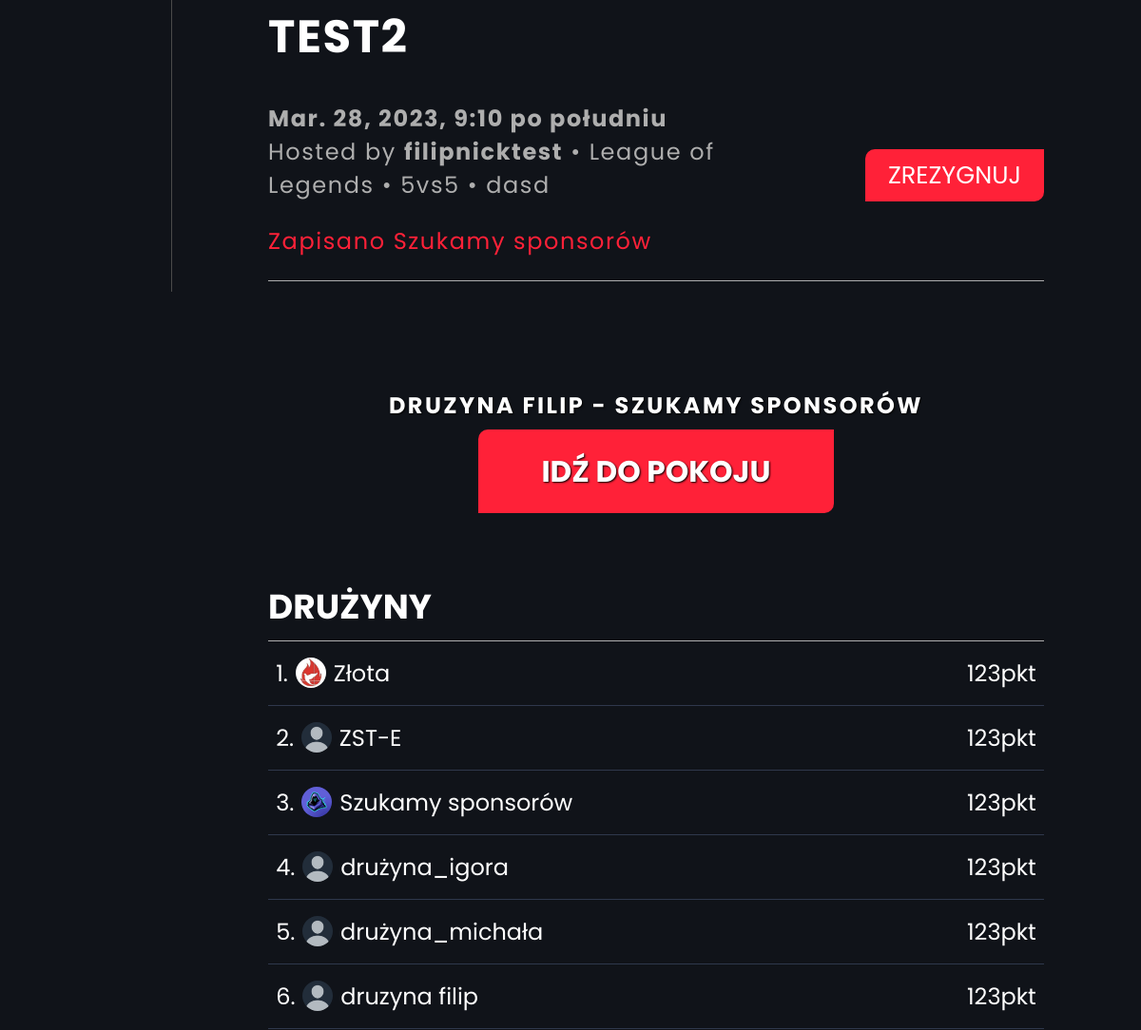
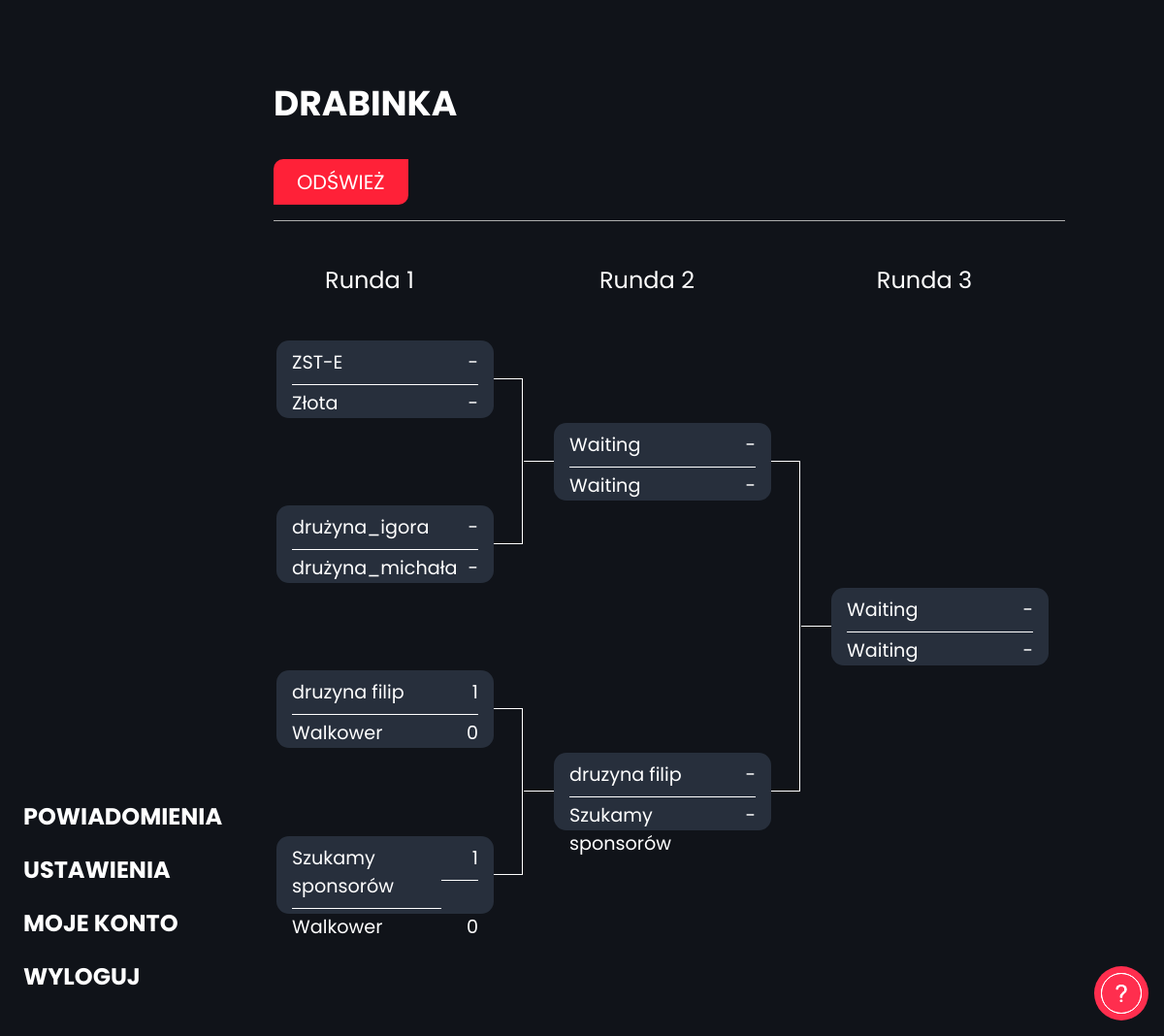
/tournament/test2/ (signed in, lower part), run on an earlier commit of the app's database (2 pictures, top to bottom).
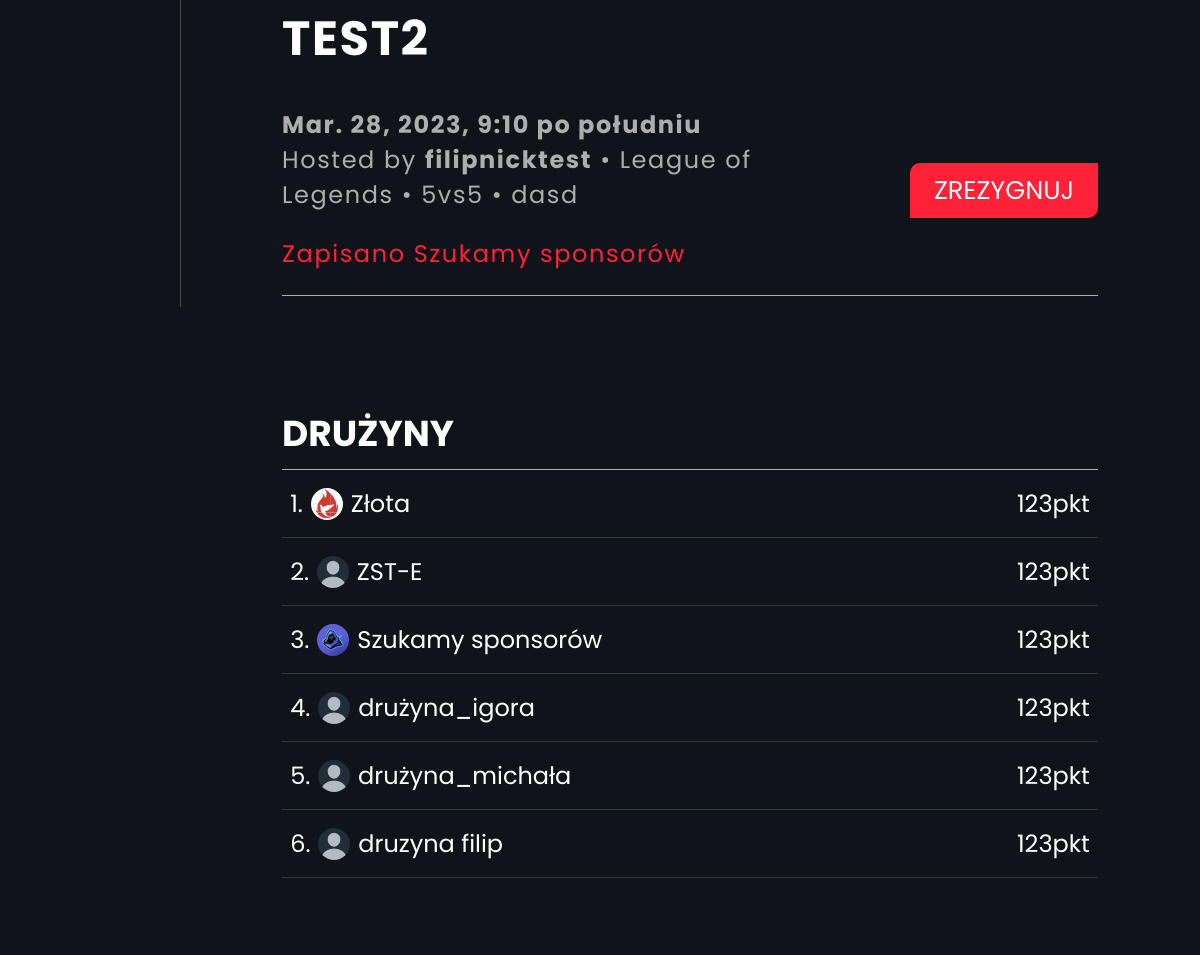
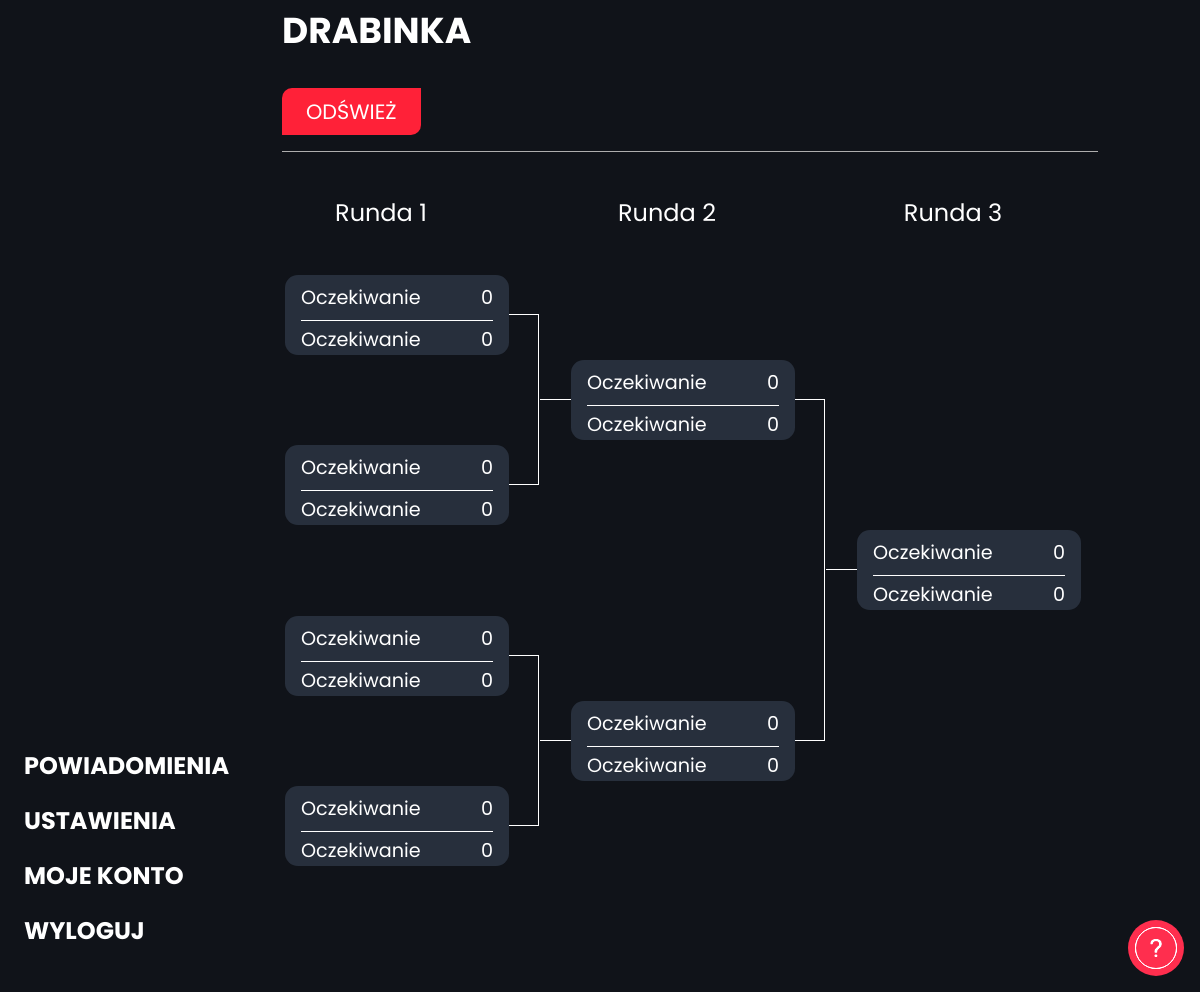
And on a later commit of the database (2 pictures, top to bottom).
### backend/models.py (models this page shows, shortened)
class Rozgrywki(models.Model):
    nazwa_rozgrywki = models.CharField(max_length=100)
    nazwa_turnieju = models.CharField(max_length=100)
    druzyna1 = models.CharField(max_length=100, null=True, blank=True)
    druzyna2 = models.CharField(max_length=100, null=True, blank=True)
    winner = models.CharField(max_length=100, null=True, blank=True)
    mecz = models.IntegerField(null=True, blank=True)
    faza = models.IntegerField(null=True, blank=True)
    screen_druzyna1 = models.ImageField(upload_to='images/', null=True, blank=True)
    screen_druzyna2 = models.ImageField(upload_to='images/', null=True, blank=True)
    kto_wygral_druzyna1 = models.CharField(max_length=100, null=True, blank=True)
    kto_wygral_druzyna2 = models.CharField(max_length=100, null=True, blank=True)
    message = models.ManyToManyField('Message', null=True, blank=True)

class Team(models.Model):
    nazwa = models.CharField(max_length=100)
    opis = models.CharField(max_length=200, null=True, blank=True)
    zdjecie = models.ImageField(upload_to='images/', null=True, blank=True, default="images/1.png")
    creator = models.EmailField()
    punkty = models.IntegerField(default=0)
    add_players = models.ManyToManyField('CustomUser', related_name="add_players", null=True, blank=True)
    waiting_list = models.ManyToManyField('CustomUser', related_name="waiting_list", null=True, blank=True)
    remove_players = models.ManyToManyField('CustomUser', related_name="remove_players", null=True, blank=True)
    volunteers = models.ManyToManyField('CustomUser', related_name="volunteers", null=True, blank=True)
    def __str__(self):
        return self.nazwa

### frontend/views.py (the view, shortened to what this page needs)
# urls.py: path("tournament/<tournamentname>/", tournament_site, name="tournament_site"),
def tournament_site(request, tournamentname):
    teams = []
    rozgrywki = Rozgrywki.objects.filter(nazwa_turnieju=tournamentname)
    tournament = Tournament.objects.get(nazwa=tournamentname)
    creator = CustomUser.objects.get(email=tournament.creator)
    template = loader.get_template('frontend/tournament.html')
    if request.user.is_authenticated:
        teams = Team.objects.filter(creator = request.user.email)
    rozgrywki = Rozgrywki.objects.filter(nazwa_turnieju=tournament.nazwa)
    context = {
        "tournament":tournament,
        "teams": teams,
        "rozgrywki": rozgrywki,
        "creator": creator,
        "zapisana_druzyna": None,
        "rozgrywki": None,
    }
    if request.user.is_authenticated:
        if rozgrywki != "":
            context["rozgrywki"]=rozgrywki
        context['teams']=teams
        for x in tournament.druzyny.all():
            if x.creator == request.user.email:
                context['zapisana_druzyna']=x
    return HttpResponse(template.render(context, request))

### backend/models.py (called while the page is built)
    def __str__(self):
        return self.username

    def __str__(self):
        return self.nazwa

### frontend/templatetags/post_tags.py (called while the page is built)
@register.simple_tag(takes_context=True)
def notification(context):
    user = context['user']
    if user.is_authenticated:
        powiadomienia = Powiadomienia.objects.filter(user=user)
        return powiadomienia.count()
    else:
        return "0"

### frontend/templates/frontend/tournament.html (shortened to what the changed rows need)
{% extends 'frontend/base.html' %}
{% block content %}
    <div id="t-container" class="tournament-detail-container">
        <div id="additionalbc">
        <div id="inner-wrapper">
            <h1 id="name" class="float-left">{{ tournament }}</h1>
            <div class="clear"><span class="grayed bold">{{ tournament.data }}</span></div>
            <div class="grayed grayednav"><div class="tourdetails"></div>
                {% if tournament.started == False %}
                {% if zapisana_druzyna is not None %}
                <form method="POST">
                </form>
                {% else %}
                <div class="float-right tour-button pchide"><button id="show_teams" class="defaultbutton dblarge" data-teams="{{teams}}">Weź udział</button></div>
                <button id="show_teamsmobile" class="mobilehide defaultbutton dblarge" data-teams="{{teams}}">Weź udział</button>
                {% endif %}{% endif %}
            </div>
            {% if zapisana_druzyna %}<p class="zapisana_druzyna">Zapisano {{ zapisana_druzyna }}</p>{% endif %}
            <div id="tournament-nav"></div>
            <div id="tournament-content-detailed">
            {% for rozgrywka in rozgrywki %}
            {% if rozgrywka.druzyna2 == zapisana_druzyna.nazwa or rozgrywka.druzyna1 == zapisana_druzyna.nazwa %}
                {% if rozgrywka.winner == None %}
                    <div class="dolaczdorozgrywki">
                    {{rozgrywka.druzyna1 }} - {{rozgrywka.druzyna2 }}
                    {% if rozgrywka.nazwa_rozgrywki %}
                        <a class="defaultbutton" href="{% url 'room' nazwa_turnieju=tournament.nazwa nazwa_rozgrywki=rozgrywka.nazwa_rozgrywki druzyna=zapisana_druzyna.nazwa %}"><h2>Idź do pokoju</h2></a>
                    {% endif %}
                    </div>
                {% endif %}
            {% endif %}
        {% endfor %}
                <h2 class="hnomb">Drużyny</h2>
                <div id="tournament-nav"></div>
                {% for team in tournament.druzyny.all %}
                    <a href="{% url 'team_site' teamname=team.nazwa %}"><div class="players-list-div"><li><span></span>
                    {% if team.zdjecie %}<img src="{{ team.zdjecie.url }}" alt="">{% else %}<img src="https://ionicframework.com/docs/img/demos/avatar.svg" alt="">{% endif %}
                    <div>{{ team }}</div><div class="float-right">123pkt</div></li></div></a>
                {% empty %}
                <p class="zapisana_druzyna">Bądź pierwszą drużyną, która weźmie udział</p>
                {% endfor %}
                <h2 class="hnomb2">Drabinka</h2>
                <button class="defaultbutton" id="refresh-btn">Odśwież</button>
                <div id="tournament-nav"></div>
                {% if rozgrywki.all %}
                <div id="tablecont">
                <table>
                    <tr class="drabinka">
                        <td class="kolumna">
                            <div class="runda">Runda 1</div>
                            <div class="kolumna-mecze {% if rozgrywki|length > 8 %}extraround {% else %} firstround{% endif %}">
                                {% for rozgrywka in rozgrywki %}
                                    {% if rozgrywka.faza == 0 %}
                                    <div class="mecz">
                                        <div class="team1">{{ rozgrywka.druzyna1 }}</div>
                                        <div class="meczwynik team1">{% if rozgrywka.winner == rozgrywka.druzyna1 %}1{% elif rozgrywka.winner == rozgrywka.druzyna2 %}0{% else %}-{% endif %}</div>
                                        <div class="team2">{{ rozgrywka.druzyna2 }}</div>
                                        <div class="meczwynik team2">{% if rozgrywka.winner == rozgrywka.druzyna1 %}0{% elif rozgrywka.winner == rozgrywka.druzyna2 %}1{% else %}-{% endif %}</div>
                                    </div>
                                    {% endif %}
                                {% endfor %}
                            </div>
                        </td>
                        <td class="kolumna">
                            <div class="runda">Runda 2</div>
                            <div class="kolumna-mecze secondround">
                                {% for rozgrywka in rozgrywki %}
                                    {% if rozgrywka.faza == 1 %}
                                    <div class="mecz {% if rozgrywki|length < 5 %}final{% endif %}">
                                        <div class="team1">{{ rozgrywka.druzyna1 }}</div>
                                        <div class="meczwynik team1">{% if rozgrywka.winner == rozgrywka.druzyna1 %}1{% elif rozgrywka.winner == rozgrywka.druzyna2 %}0{% else %}-{% endif %}</div>
                                        <div class="team2">{{ rozgrywka.druzyna2 }}</div>
                                        <div class="meczwynik team2">{% if rozgrywka.winner == rozgrywka.druzyna1 %}0{% elif rozgrywka.winner == rozgrywka.druzyna2 %}1{% else %}-{% endif %}</div>
                                    </div>
                                    {% endif %}
                                {% endfor %}
                            </div>
                        </td>
                        {% if rozgrywki|length > 4 %}
                        <td class="kolumna">
                            <div class="runda">Runda 3</div>
                            <div class="kolumna-mecze thirdround">
                                {% for rozgrywka in rozgrywki %}
                                    {% if rozgrywka.faza == 2 %}
                                    <div class="mecz {% if rozgrywki|length < 9 %}final{% endif %}">
                                        <div class="team1">{{ rozgrywka.druzyna1 }}</div>
                                        <div class="meczwynik team1">{% if rozgrywka.winner == rozgrywka.druzyna1 %}1{% elif rozgrywka.winner == rozgrywka.druzyna2 %}0{% else %}-{% endif %}</div>
                                        <div class="team2">{{ rozgrywka.druzyna2 }}</div>
                                        <div class="meczwynik team2">{% if rozgrywka.winner == rozgrywka.druzyna1 %}0{% elif rozgrywka.winner == rozgrywka.druzyna2 %}1{% else %}-{% endif %}</div>
                                    </div>
                                    {% endif %}
                                {% endfor %}
                            </div>
                        </td>
                        {% endif %}
                    </tr>
                </table></div>
                {% else %}
                <div id="tablecont">
                <table>
                    <tr class="drabinka">
                        <td class="kolumna">
                            <div class="runda">Runda 1</div>
                            <div class="kolumna-mecze firstround">
                                <div class="mecz">
                                    <div class="team1">Oczekiwanie</div>
                                    <div class="meczwynik team1">0</div>
                                    <div class="team2">Oczekiwanie</div>
                                    <div class="meczwynik team2">0</div>
                                </div>
                                <div class="mecz">
                                    <div class="team1">Oczekiwanie</div>
                                    <div class="meczwynik team1">0</div>
                                    <div class="team2">Oczekiwanie</div>
                                    <div class="meczwynik team2">0</div>
                                </div>
                                <div class="mecz">
                                    <div class="team1">Oczekiwanie</div>
                                    <div class="meczwynik team1">0</div>
                                    <div class="team2">Oczekiwanie</div>
                                    <div class="meczwynik team2">0</div>
                                </div>
                                <div class="mecz">
                                    <div class="team1">Oczekiwanie</div>
                                    <div class="meczwynik team1">0</div>
                                    <div class="team2">Oczekiwanie</div>
                                    <div class="meczwynik team2">0</div>
                                </div>
                            </div>
                        </td>
                        <td class="kolumna">
                            <div class="runda">Runda 2</div>
                            <div class="kolumna-mecze secondround">
                                <div class="mecz">
                                    <div class="team1">Oczekiwanie</div>
                                    <div class="meczwynik team1">0</div>
                                    <div class="team2">Oczekiwanie</div>
                                    <div class="meczwynik team2">0</div>
                                </div>
                                <div class="mecz">
                                    <div class="team1">Oczekiwanie</div>
                                    <div class="meczwynik team1">0</div>
                                    <div class="team2">Oczekiwanie</div>
                                    <div class="meczwynik team2">0</div>
                                </div>
                            </div>
                        </td>
                        <td class="kolumna">
                            <div class="runda">Runda 3</div>
                            <div class="kolumna-mecze ">
                                <div class="mecz final">
                                    <div class="team1">Oczekiwanie</div>
                                    <div class="meczwynik team1">0</div>
                                    <div class="team2">Oczekiwanie</div>
                                    <div class="meczwynik team2">0</div>
                                </div>
                            </div>
                        </td>
                    </tr>
                </table></div>
                {% endif %}
            </div>
        </div>
    </div>
    </div></div>
{% endblock %}

What changed in the data, as far as the page shows it:
removed Rozgrywki: druzyna1 "DRUZYNA FILIP", druzyna2 "SZUKAMY SPONSORÓW", nazwa_rozgrywki "IDŹ DO POKOJU", druzyna1 "druzyna filip", druzyna2 "Szukamy sponsorów"
removed Rozgrywki: druzyna1 "ZST-E", druzyna2 "Złota", shown under "DRABINKA"
removed Rozgrywki: druzyna1 "drużyna_igora", druzyna2 "drużyna_michała", shown under "DRABINKA"
removed Rozgrywki: druzyna1 "druzyna filip", winner "1", druzyna2 "Walkower", shown under "DRABINKA"
removed Rozgrywki: druzyna1 "Szukamy sponsorów", druzyna2 "Walkower", shows "0", shown under "DRABINKA"
removed Rozgrywki: druzyna1 "Waiting", druzyna2 "Waiting"
removed Rozgrywki: druzyna1 "Waiting", druzyna2 "Waiting"
Also different on the page:
text now shown: "Oczekiwanie 0 Oczekiwanie 0 Oczekiwanie 0 Oczekiwanie 0 Oczekiwanie 0 Oczekiwanie 0 Oczekiwanie 0 Oczekiwanie 0 Oczekiwanie 0 Oczekiwanie 0 Oczekiwanie 0 Oczekiwanie 0 Oczekiwanie 0 Oczekiwanie 0"
